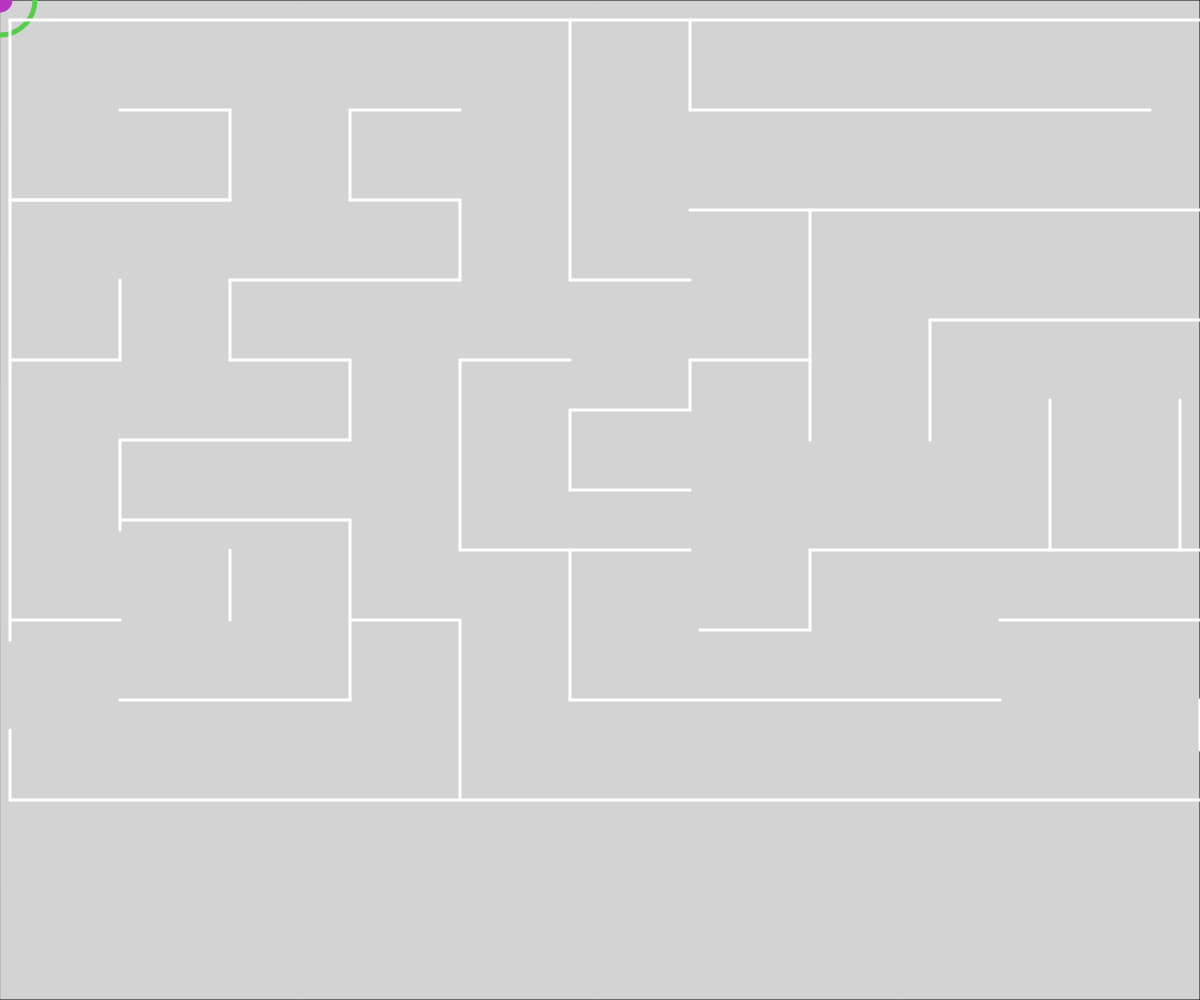
Frame 1 (no input)
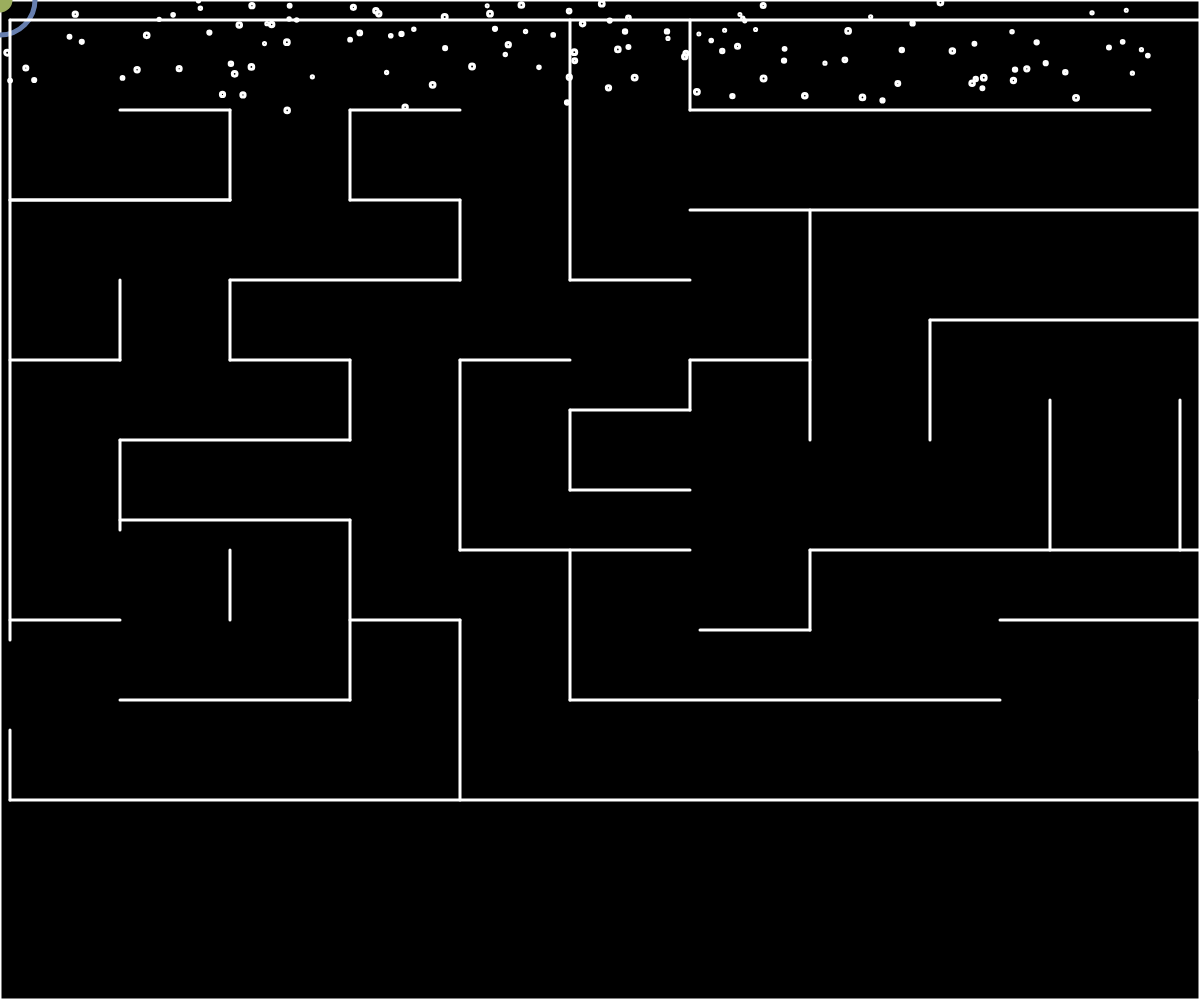
Frame 60 (no input)
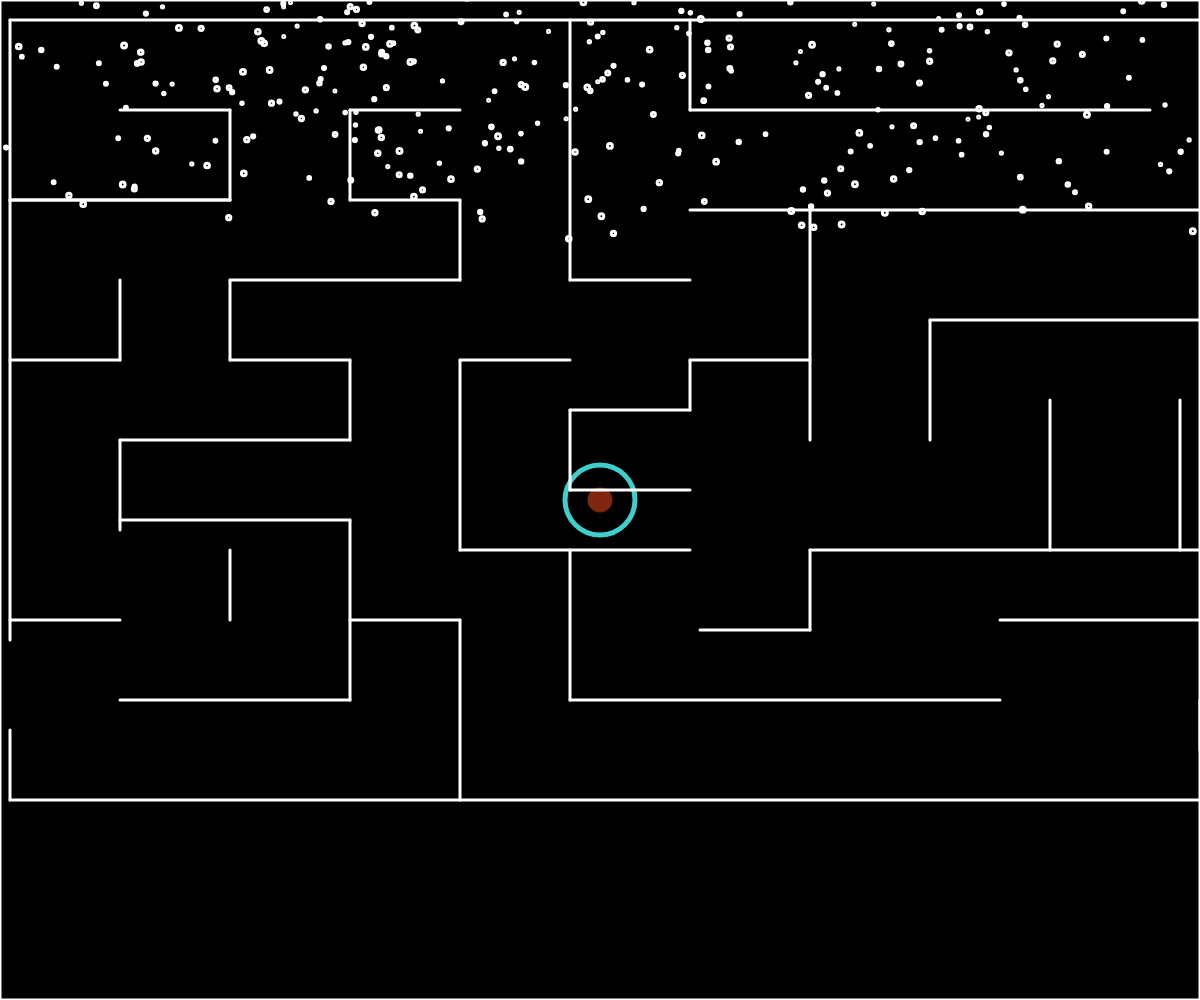
Frame 120 (the mouse pressed at the canvas centre since frame 60)

The p5.js sketch that drew these frames (run headless with seeded random() and noise() and a simulated clock; from frame 60 on, the mouse is pressed at the canvas centre):

// p5.js sketch
// ── sketch.js
// "Sigue a tu corazón, él siempre conoce el camino" & "Algunas veces el camino correcto no es el más fácil"

let x1 = 1339;
let x2 = 1368;
let x3 = 1350;
let xCorazonCentro = 1352;
let yCorazonCentro = 270;

let y = 265;
let y1 = -925;
let y2 = 658;
let y3 = 680;

let fondo = 0;

let snowflakes = [];

// Coordenadas de los checkpoints
let cp1X = 550;
let cp1Y = 740;
let cp1FueTocado = false;

let cp2X = 402;
let cp2Y = 577;
let cp2FueTocado = false;

let cp3X = 402;
let cp3Y = 330;
let cp3FueTocado = false;

let contadorCheckpoints = 0;


function setup() {
  createCanvas(windowWidth, windowHeight);
  fill(255, 255, 255, 100);
  background(0);
  fondo = (248, 188, 211); //rosa

}

function draw() {
  let t = frameCount / 70;


  //cuadrado fondo 1
  push();
  background(0);
  fill(fondo);
  rect(0, 0, windowWidth, windowHeight);
  pop();

  // checkpoints (puntos de control)
  if (dist(mouseX, mouseY, cp1X, cp1Y) < 50 && cp1FueTocado == false) { 
    cp1FueTocado = true;  
    contadorCheckpoints += 1;
  }

  if (dist(mouseX, mouseY, cp1X, cp1Y) < 50 && cp2FueTocado == false) {
    cp2FueTocado = true;
    contadorCheckpoints += 1;
  }

  if (dist(mouseX, mouseY, cp1X, cp1Y) < 50 && cp3FueTocado == false) {
    cp3FueTocado = true;
    contadorCheckpoints += 1;
  }


  // movimiento de corazón
  push();
  noStroke();
  translate(xCorazonCentro, yCorazonCentro);
  fill(235, 23, 12);


  ellipse(-14, yCorazonCentro - y, 40, 40);
  ellipse(16, yCorazonCentro - y, 40, 40);
  angleMode(DEGREES);
  fill(235, 23, 12);
  // translate(300, 100);
  rotate(45);
  rect(-10, -6, 45, 39);
  pop();

  

  //nube
  push();
  noStroke();
  fill(255);
  ellipse(x3, y2, 40, 40); //arriba
  ellipse(1375, y2, 40, 40);
  ellipse(1335, y3, 40, 40); //abajo
  ellipse(1364, y3, 40, 40);
  ellipse(1392, y3, 40, 40);
  pop();


  //circulo mouse relleno
  push();
  fill(random(0, 255), random(0, 255), random(0, 255));
  noStroke();
  ellipse(mouseX, mouseY, 25, 25);
  pop();


  //circulo mouse
  noFill();
  stroke(random(0, 255), random(0, 255), random(0, 255));
  strokeWeight(5);
  ellipse(mouseX, mouseY, 70, 70);


  if (mouseX < 50 && mouseY < 50) {
    cursor(CROSS);
  }

  else if (mouseX > 50 && mouseY > 50) {
    cursor('grab');
  }



  //laberinto
  //contorno
  stroke(255);
  strokeWeight(3);
  line(10, 640, 10, 20); //izq vertical 1
  line(10, 800, 10, 730); //izq vertical 2

  line(1300, 208, 1300, 20); //der vertical 1
  line(1300, 620, 1300, 320); //der vertical 2
  line(1300, 800, 1300, 700); //der vertical 3

  line(10, 20, 1300, 20); //arriba horizontal
  line(10, 800, 1300, 800); //abajo horizontal


  //interior
  //lineas horizontales y verticales
  //fila 1
  stroke(255);
  strokeWeight(3);
  line(230, 110, 120, 110); //hor
  line(10, 200, 230, 200); //hor
  line(230, 200, 230, 110); //ver
  line(10, 360, 120, 360); //hor
  line(120, 360, 120, 280); //ver
  line(10, 620, 120, 620); //hor

  //fila 2
  stroke(255);
  strokeWeight(3);
  line(350, 200, 350, 110); //ver
  line(460, 110, 350, 110); //hor
  line(460, 200, 350, 200); //hor
  line(460, 280, 460, 200); //ver
  line(10, 200, 230, 200); //hor
  line(460, 280, 230, 280); //hor
  line(230, 360, 230, 280); //ver
  line(230, 360, 350, 360); //hor
  line(350, 440, 350, 360); //ver
  line(350, 440, 120, 440); //hor
  line(120, 530, 120, 440); //ver
  line(350, 520, 120, 520); //hor
  line(350, 700, 350, 520); //ver
  line(350, 700, 120, 700); //hor
  line(230, 620, 230, 550); //ver

  //fila 3
  stroke(255);
  strokeWeight(3);
  line(460, 620, 350, 620); //hor
  line(460, 550, 460, 360); //ver.
  line(460, 800, 460, 620); //ver
  line(570, 360, 460, 360); //hor
  line(690, 550, 460, 550); //hor.
  line(570, 700, 570, 550); //ver.
  line(570, 410, 570, 490); //ver
  line(570, 20, 570, 280); //ver
  line(690, 280, 570, 280); //hor
  line(1000, 700, 570, 700); //hor
  line(690, 410, 570, 410); //hor
  line(690, 490, 570, 490); //hor

  //fila 4
  stroke(255);
  strokeWeight(3);
  line(690, 360, 690, 410); //ver
  line(690, 20, 690, 110); //ver
  line(1150, 110, 690, 110); //hor
  line(1300, 210, 690, 210); //hor
  line(1300, 320, 930, 320); //hor
  line(690, 360, 810, 360); //hor
  line(810, 210, 810, 440); //ver
  line(930, 320, 930, 440); //ver
  line(1050, 400, 1050, 550); //ver 
  line(1180, 400, 1180, 550); //ver 
  line(1300, 550, 810, 550); //hor
  line(810, 550, 810, 630); //ver
  line(1300, 620, 1000, 620); //hor
  line(1300, 700, 1200, 700); //hor
  line(1200, 700, 1200, 750); //ver
  line(700, 630, 810, 630); //hor

  // background cambia a rosa
  push();
  // if (dist (mouseX, mouseY, x1, y) < 100){  // esta condición se puede complementar con la condición de sí ha tocado todos los checkpoints
  if (dist(mouseX, mouseY, x1, y) < 100 && contadorCheckpoints == 3) { // cuando toca un cp por primera vez suma 1, de modo que cuando el jugador toca los tres cp, la variable contadorCheckpoints va a ser igual a 3
    fondo = color(248, 188, 211);
  }
  else {
    fondo = color(0);
  }
  pop();


   
  for (let i = 0; i < random(5); i++) {
    snowflakes.push(new snowflake()); 
  }

  
  for (let flake of snowflakes) {
    flake.update(t); 
    flake.display(); 
  }

}


function snowflake() {
  angleMode(RADIANS); 
  this.posX = 0;
  this.posY = random(-50, 0);
  this.initialangle = random(0, 2 * PI);
  this.size = random(2, 5);

  
  this.radius = sqrt(random(pow(width / 2, 2)));

  this.update = function(time) {
    
    let w = 0.6; 
    let angle = w * time + this.initialangle;
    this.posX = width / 2 + this.radius * sin(angle);

    
    this.posY += pow(this.size, 0.5);

  
    if (this.posY > height) {
      let index = snowflakes.indexOf(this);
      snowflakes.splice(index, 1);
    }
  };

  this.display = function() {
    ellipse(this.posX, this.posY, this.size);
  };

}

// ── style.css
.sigue {
    text-align: center;
    color: #000000;
    font-size: 15px;
    font-family: "Alex Brush", cursive;
    position: fixed;
    top: 75%;
    left: -34%;
    height: 70%;
    width: 100%;
}

.a {
    text-align: center;
    color: #000000;
    font-size: 15px;
    font-family: "Alex Brush", cursive;
    position: fixed;
    top: 63%;
    left: -29%;
    height: 70%;
    width: 100%;
}

.tu{
    text-align: center;
    color: #000000;
    font-size: 15px;
    font-family: "Alex Brush", cursive;
    position: fixed;
    top: 56%;
    left: -45%;
    height: 70%;
    width: 100%;
}

.corazón{
    text-align: center;
    color: #000000;
    font-size: 15px;
    font-family: "Alex Brush", cursive;
    position: fixed;
    top: 23%;
    left: -37%;
    height: 70%;
    width: 100%;
}

.el{
    text-align: center;
    color: #000000;
    font-size: 15px;
    font-family: "Alex Brush", cursive;
    position: fixed;
    top: 2%;
    left: -29%;
    height: 70%;
    width: 100%;
}

.siempre{
    text-align: center;
    color: #000000;
    font-size: 15px;
    font-family: "Alex Brush", cursive;
    position: fixed;
    top: 32%;
    left: -6%;
    height: 70%;
    width: 100%;
}

.conoce{
    text-align: center;
    color: #000000;
    font-size: 15px;
    font-family: "Alex Brush", cursive;
    position: fixed;
    top: 57%;
    left: -6%;
    height: 70%;
    width: 100%;
}

.el2{
    text-align: center;
    color: #000000;
    font-size: 15px;
    font-family: "Alex Brush", cursive;
    position: fixed;
    top: 50%;
    left: 11%;
    height: 70%;
    width: 100%;
}

.camino{
    text-align: center;
    color: #000000;
    font-size: 15px;
    font-family: "Alex Brush", cursive;
    position: fixed;
    top: 26%;
    left: 26%;
    height: 70%;
    width: 100%;
}

.algunas {
    text-align: center;
    color: rgb(248, 188, 211);
    font-size: 15px;
    font-family: "Alex Brush", cursive;
    position: fixed;
    top: 78%;
    left: -45%;
    height: 70%;
    width: 100%;
}

.veces{
    text-align: center;
    color: rgb(248, 188, 211);
    font-size: 15px;
    font-family: "Alex Brush", cursive;
    position: fixed;
    top: 68%;
    left: -37%;
    height: 70%;
    width: 100%;
}

.el3{
    text-align: center;
    color: rgb(248, 188, 211);
    font-size: 15px;
    font-family: "Alex Brush", cursive;
    position: fixed;
    top: 53%;
    left: -45%;
    height: 70%;
    width: 100%;
}

.camino2{
    text-align: center;
    color: rgb(248, 188, 211);
    font-size: 15px;
    font-family: "Alex Brush", cursive;
    position: fixed;
    top: 22%;
    left: -29%;
    height: 70%;
    width: 100%;
}

.correcto {
    text-align: center;
    color: rgb(248, 188, 211);
    font-size: 15px;
    font-family: "Alex Brush", cursive;
    position: fixed;
    top: 2%;
    left: -29%;
    height: 70%;
    width: 100%;
}

.no{
    text-align: center;
    color: rgb(248, 188, 211);
    font-size: 15px;
    font-family: "Alex Brush", cursive;
    position: fixed;
    top: 32%;
    left: -14%;
    height: 70%;
    width: 100%;
}

.es{
    text-align: center;
    color: rgb(248, 188, 211);
    font-size: 15px;
    font-family: "Alex Brush", cursive;
    position: fixed;
    top: 50%;
    left: -21.5%;
    height: 70%;
    width: 100%;
}

.el4{
    text-align: center;
    color: rgb(248, 188, 211);
    font-size: 15px;
    font-family: "Alex Brush", cursive;
    position: fixed;
    top: 70%;
    left: -14%;
    height: 70%;
    width: 100%;
}

.mas{
    text-align: center;
    color: rgb(248, 188, 211);
    font-size: 15px;
    font-family: "Alex Brush", cursive;
    position: fixed;
    top: 85%;
    left: 10%;
    height: 70%;
    width: 100%;
}

.facil{
    text-align: center;
    color: rgb(248, 188, 211);
    font-size: 15px;
    font-family: "Alex Brush", cursive;
    position: fixed;
    top: 74%;
    left: 33%;
    height: 70%;
    width: 100%;
}
